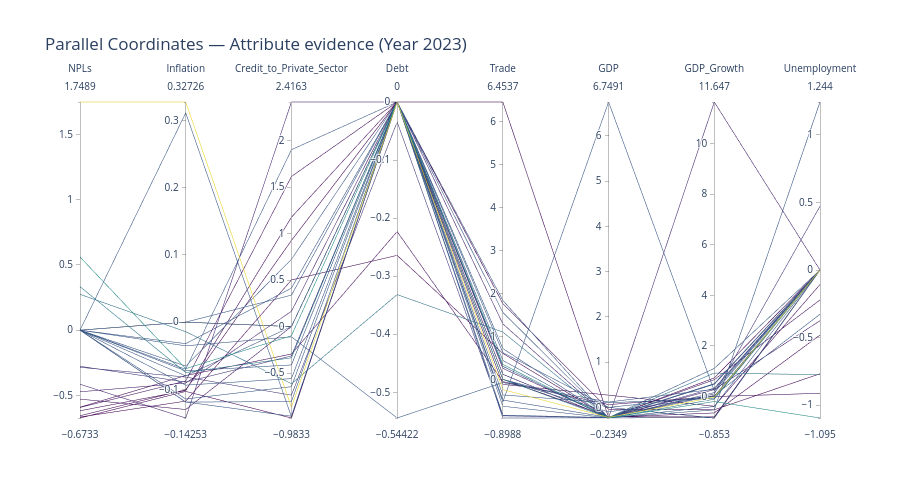

Notebook source saved alongside this figure:
### Markdown cell above
# 6.Parallel Coordinates Lens for selected countries (evidence for “which attributes define groups”)


Parallel Coordinates are recommended in EDA to compare multi-attribute profiles; paired with the map, they let you confirm what makes a cluster cohesive (attribute-level evidence)

### Code cell
# Build a Parallel Coordinates figure for a given year and a selected set of countries
def parallel_coords_for(emb_df, countries=None, max_countries=30):
    pdf = emb_df.copy()
    if countries:
        pdf = pdf[pdf["Country"].isin(countries)]
    else:
        # Default: pick up to N closest neighbors to a random centroid to keep the chart readable
        pdf = pdf.sample(min(len(pdf), max_countries), random_state=7)
        
    dims = []
    for c in indicators[:10]:  # limit to ~10 dims for readability
        vals = pdf[c].fillna(0)  # show gaps as 0 line; hover still shows original; we DO NOT impute in analysis
        dims.append(dict(label=c, values=vals))
    fig = go.Figure(data=go.Parcoords(
        line=dict(color=pdf[indicators[0]].fillna(0), colorscale='Viridis'),
        dimensions=dims
    ))
    fig.update_layout(title=f"Parallel Coordinates — Attribute evidence (Year {int(pdf['Year'].iloc[0])})", height=500)
    return fig

# Example: parallel coordinates for last landmark year (random subset)
pc_fig = parallel_coords_for(embeds_cache[(landmarks[-1], "umap")])
pc_fig.show()

### Figure 1 — Plotly figure (JSON) as saved in the notebook; plotly's stock layout.template omitted (floating-point values rounded to 4 significant figures)
{"data": [{"dimensions": [{"label": "NPLs", "values": [-0.4724, 0.0, 0.0, -0.6659, -0.2771, -0.6733, 0.0, -0.2847, -0.6181, 0.2747, -0.5907, 0.0, -0.4145, 1.749, -0.5927, 0.0, 0.0, 0.0, 0.0, 0.5609, -0.6559, 0.0, 0.0, 0.0, 0.3335, 0.0, 0.0, 0.0, -0.5285, 0.0]}, {"label": "Inflation", "values": [-0.09065, -0.1187, 0.3111, -0.1174, -0.08905, -0.103, -0.06529, -0.08167, -0.1018, -0.01423, -0.07946, -0.07243, -0.1425, 0.3273, -0.08757, 0.0, -0.1143, -0.03201, -0.07014, -0.06919, -0.1006, 0.0, -0.1188, -0.0352, -0.07499, -0.0937, 0.0, 0.0, -0.1299, -0.07994]}, {"label": "Credit_to_Private_Sector", "values": [0.1642, -0.9641, -0.9694, 0.5017, -0.3155, -0.9833, 0.7233, -0.7377, 1.177, -0.6144, -0.2951, -0.4126, 2.416, -0.8666, 1.615, 0.0, -0.6465, 0.4137, 1.903, -0.09834, 0.9262, 0.0, -0.807, -0.1102, -0.3358, -0.5597, 0.0, 0.3384, 0.0, 0.0]}, {"label": "Debt", "values": [0.0, 0.0, 0.0, -0.2641, 0.0, 0.0, 0.0, -0.03437, 0.0, -0.3317, -0.2232, 0.0, 0.0, 0.0, 0.0, 0.0, 0.0, 0.0, 0.0, 0.0, 0.0, 0.0, 0.0, -0.5442, 0.0, 0.0, 0.0, 0.0, 0.0, 0.0]}, {"label": "Trade", "values": [0.1169, 0.0, -0.8988, 0.6038, 0.1187, 0.0, 0.4393, -0.8485, 6.454, 1.1, -0.053, -0.3624, 1.29, -0.2376, -0.1162, 0.6232, -0.6257, 0.7172, -0.5266, 0.3478, 1.76, -0.8336, 1.558, -0.07357, 0.0, -0.4813, 0.3035, 1.836, 0.2572, 0.0]}, {"label": "GDP", "values": [-0.2278, 0.0, -0.2317, -0.2299, -0.2311, -0.2076, -0.2293, -0.2269, -0.2205, -0.2325, 0.06167, 0.1023, -0.2274, -0.2217, 0.2697, 0.0, -0.2317, -0.227, 6.749, -0.2349, -0.04408, -0.225, -0.2275, 0.118, -0.2347, -0.2218, -0.2344, -0.2344, -0.2212, -0.1002]}, {"label": "GDP_Growth", "values": [0.2719, 0.0, -0.8424, 0.7319, 0.09939, -0.8104, 0.04082, 0.3268, -0.6524, 0.9236, -0.004717, -0.07892, 11.65, -0.02993, -0.3877, -0.853, 0.4917, -0.5334, 0.221, -0.2014, -0.5277, 0.4831, 1.109, 0.2844, -0.1085, 0.5075, -0.3992, 0.1525, 0.6616, 0.005446]}, {"label": "Unemployment", "values": [-0.3749, 0.0, 0.0, 0.0, 0.4726, 0.0, -0.3269, 0.0, -0.481, -0.7741, -0.9121, 0.0, 0.0, 0.0, -0.107, 0.0, 0.0, 1.244, 0.0, -1.095, -0.7677, 0.0, 0.0, 0.0, 0.0, 0.0, 0.0, 0.0, -0.2212, 0.0]}], "line": {"color": [-0.4724, 0.0, 0.0, -0.6659, -0.2771, -0.6733, 0.0, -0.2847, -0.6181, 0.2747, -0.5907, 0.0, -0.4145, 1.749, -0.5927, 0.0, 0.0, 0.0, 0.0, 0.5609, -0.6559, 0.0, 0.0, 0.0, 0.3335, 0.0, 0.0, 0.0, -0.5285, 0.0], "colorscale": [[0, "#440154"], [0.1111, "#482878"], [0.2222, "#3e4989"], [0.3333, "#31688e"], [0.4444, "#26828e"], [0.5556, "#1f9e89"], [0.6667, "#35b779"], [0.7778, "#6ece58"], [0.8889, "#b5de2b"], [1, "#fde725"]]}, "type": "parcoords"}], "layout": {"height": 500, "title": {"text": "Parallel Coordinates — Attribute evidence (Year 2023)"}}}
